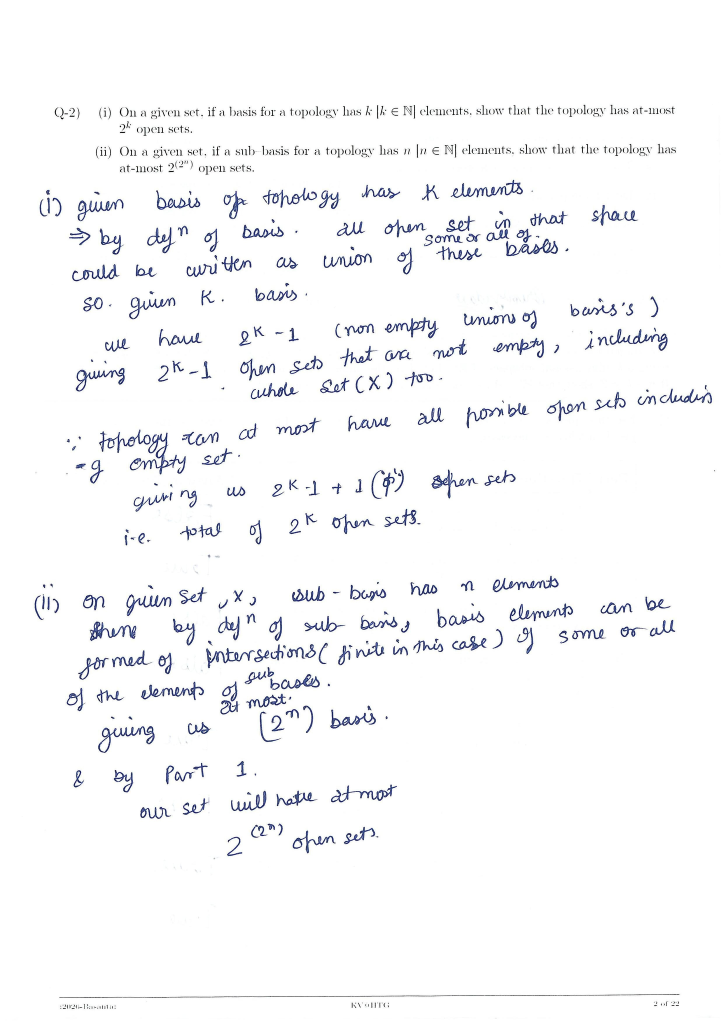
#> input picture samples/sample_A/5_prepared.png, 1447 x 2048 px (shown at 1/2 size)
$ python resize_for_ocr.py ../samples/sample_A/5_prepared.png
#> lines starting #> are read from the running program, lines starting #| are printed output that depends on the picture
"""Resize page images to the token budget GLM-OCR v3.1/v4.1 were fine-tuned at.

Both adapters were trained with max_image_tokens=1536. Each token covers a
14x14 patch with 2x2 merging, i.e. 28*28 = 784 pixels, so the budget is
roughly 1536 * 784 ~= 1.2 megapixels.

Feeding a full-resolution scan or phone photo (often 8-14 MP) pushes the model
far off-distribution -- in practice it degenerates into repeating the same line
until it hits the token cap. Front-ends differ here: llama.cpp's llama-mtmd-cli
downscales automatically, LM Studio does not, so resize before uploading there.

Usage:
    python resize_for_ocr.py page.jpg                 # -> page_ocr.png
    python resize_for_ocr.py in_dir/ -o out_dir/      # whole folder
"""

import argparse
from pathlib import Path

from PIL import Image

# 1536 image tokens * (14 patch * 2 merge)^2 pixels per token
MAX_PIXELS = 1536 * (14 * 2) ** 2  # 1,204,224

EXTS = {".png", ".jpg", ".jpeg", ".bmp", ".webp", ".tif", ".tiff"}


def resize_one(src: Path, dst: Path) -> None:
    img = Image.open(src).convert("RGB")
#> img is the input picture: PIL image 1447x2048 RGB; mean R, G, B 247.6, 248, 249.3
    w, h = img.size
#> w = 1447; h = 2048
    pixels = w * h
#> pixels = 2963456

    if pixels > MAX_PIXELS:
        scale = (MAX_PIXELS / pixels) ** 0.5
#> scale = 0.637
        new_size = (max(1, round(w * scale)), max(1, round(h * scale)))
#> new_size = (922, 1306)
        img = img.resize(new_size, Image.LANCZOS)
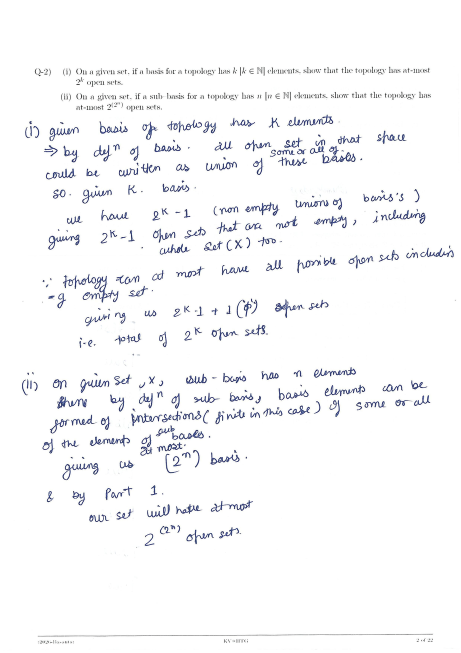
#> img: PIL image 922x1306 RGB (shown at 1/2 size); mean R, G, B 247.5, 247.9, 249.2
        print(f"  {src.name}: {w}x{h} ({pixels/1e6:.1f} MP) -> "
              f"{new_size[0]}x{new_size[1]} ({new_size[0]*new_size[1]/1e6:.2f} MP)")
#|   5_prepared.png: 1447x2048 (3.0 MP) -> 922x1306 (1.20 MP)
    else:
        print(f"  {src.name}: {w}x{h} ({pixels/1e6:.2f} MP) already within budget")

    dst.parent.mkdir(parents=True, exist_ok=True)
    img.save(dst)


def main():
    ap = argparse.ArgumentParser(description=__doc__,
                                 formatter_class=argparse.RawDescriptionHelpFormatter)
    ap.add_argument("input", help="image file or directory")
    ap.add_argument("-o", "--out", default=None,
                    help="output file or directory (default: alongside input, '_ocr' suffix)")
    args = ap.parse_args()

    src = Path(args.input)

    if src.is_dir():
        out_dir = Path(args.out) if args.out else src.parent / f"{src.name}_ocr"
        files = sorted(p for p in src.iterdir() if p.suffix.lower() in EXTS)
        if not files:
            print(f"No images found in {src}")
            return
        print(f"Resizing {len(files)} image(s) -> {out_dir}")
        for f in files:
            resize_one(f, out_dir / f"{f.stem}.png")
    else:
        dst = Path(args.out) if args.out else src.with_name(f"{src.stem}_ocr.png")
        resize_one(src, dst)
        print(f"Wrote {dst}")


if __name__ == "__main__":
    main()
